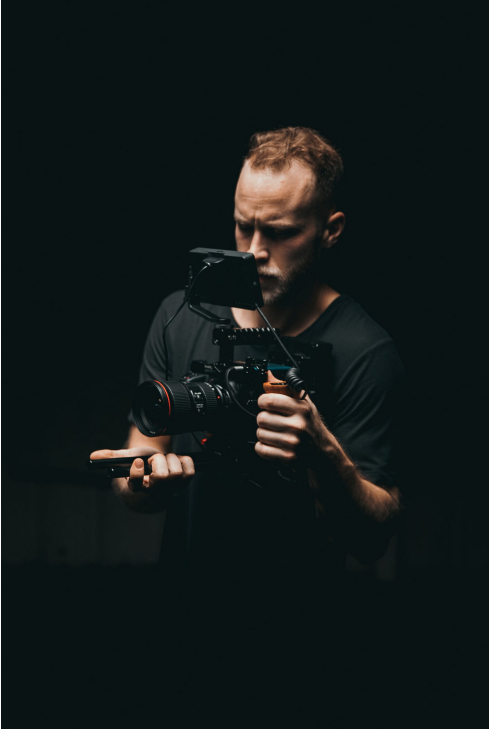
#> input picture cameraman.png, 977 x 1458 px, found by its file name (shown at 1/2 size)
$ python demo_arrays_tables_vectors_matrices_part3.py
#> lines starting #> are read from the running program, lines starting #| are printed output that depends on the picture

import numpy as np
import matplotlib.pyplot as plt
import matplotlib.image as mpimg

# Plotting data points
x = [1,2,3,4]
y = [1,4,9,16]
plt.plot(x,y,marker="+")
plt.show()

# More points => more accurate picture
x = np.linspace(0,7,100)
y = np.sin(x)
plt.plot(x,y,color="black",linestyle="--")
plt.title("Sine curve ",color="red",fontsize=24)
plt.xlabel("x")
plt.ylabel("y")
plt.show()
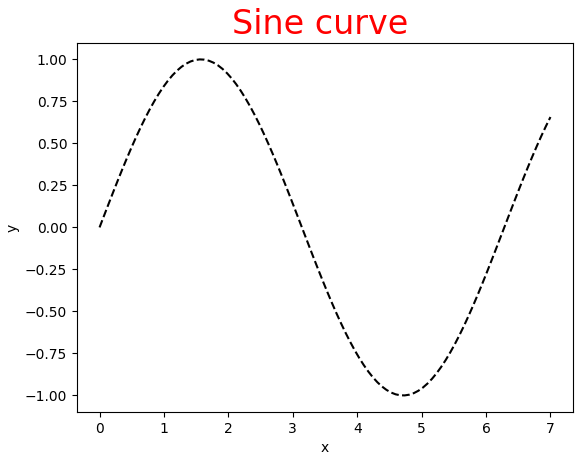
#> figure drawn by matplotlib, 1 panel; curve peaks at x = 1.56, y = 1

# New picture starting here
y2 = np.cos(x)
plt.plot(x,y,"r--",x,y2,"b:")
plt.plot(x,np.sin(x/2))
plt.legend(['sin(x)','cos(x)','sin(x/2)'])
plt.show()
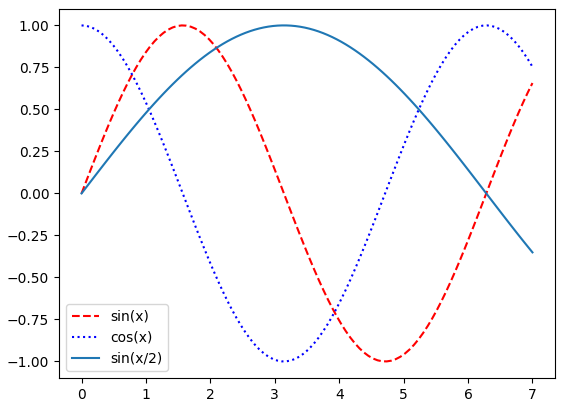
#> figure drawn by matplotlib, 1 panel; curve peaks at x = 1.56, y = 1; curve peaks at x = 0, y = 1; curve peaks at x = 3.11, y = 1


# Dividing picture to subpictures
plt.subplot(1,2,1)
plt.plot(x,y)
plt.subplot(1,2,2)
plt.plot(x,y2)
plt.suptitle('Commont headline   ')
plt.savefig("Picture_tables_arrays_vectors_matrices.png")
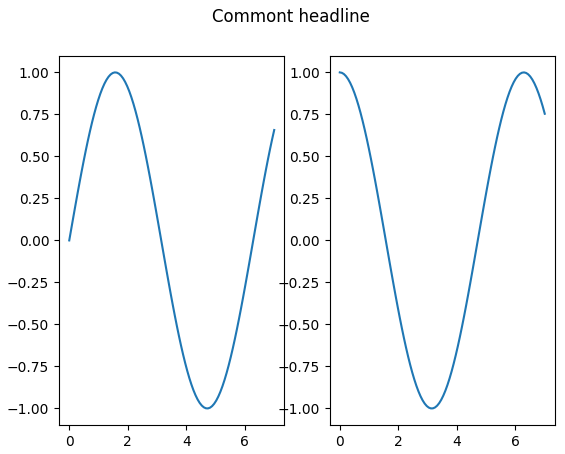
#> figure drawn by matplotlib, 2 panels; panel 1: curve peaks at x = 1.56, y = 1; panel 2: curve peaks at x = 0, y = 1
plt.show()


# Bar graph
plt.bar(['2018','2019','2020'],[10000,12000,13000],color="cyan")
plt.title('Sales')
plt.xlabel('Year')
plt.show()
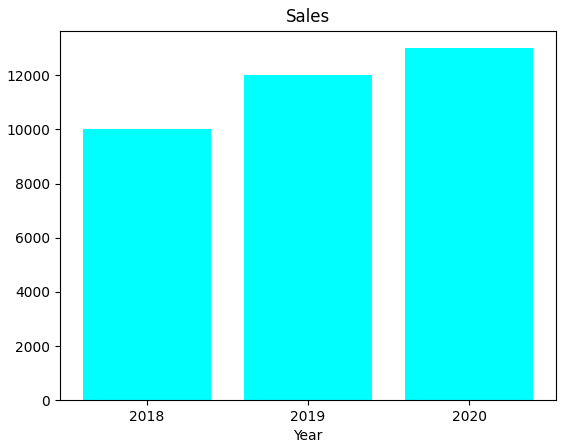
#> figure drawn by matplotlib, 1 panel; tallest bar 13000 high, from x = 1.6 to 2.4


# Histogramme
x = np.random.randn(2000)
plt.hist(x,20) # toinen parametri on pylväiden lkm
plt.show()
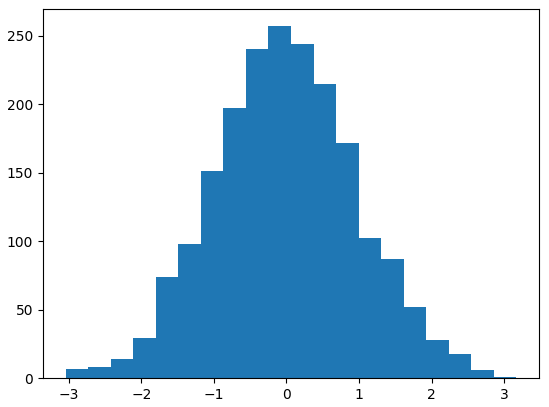
#> figure drawn by matplotlib, 1 panel; tallest bar 257 high, from x = -0.248 to 0.0624


# Scatter graph
x = np.random.randn(200)
y = np.random.randn(200)
plt.scatter(x,y)
plt.show()
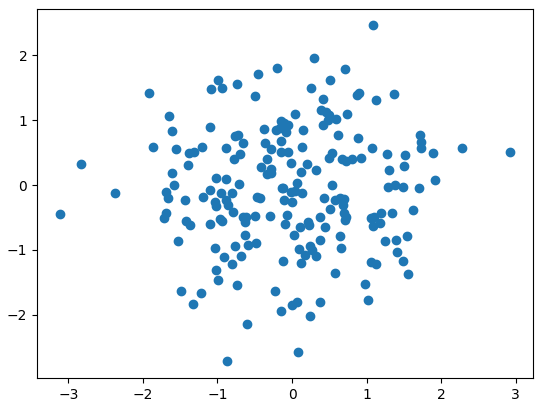
#> figure drawn by matplotlib, 1 panel


points = np.arange(-2,2,0.01)
x,y = np.meshgrid(points,points)
z = np.sqrt(x**2 + y**2)
plt.imshow(z)
plt.colorbar()
plt.show()
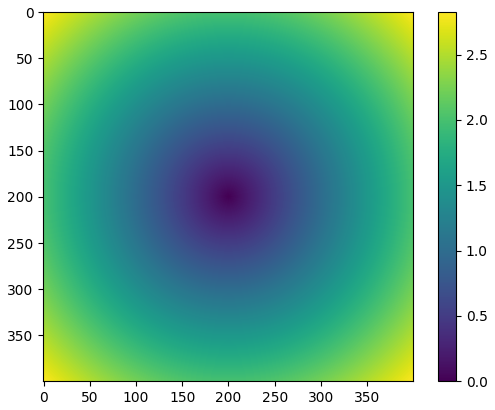
#> figure drawn by matplotlib, 2 panels

# Reading picture from file to table
I = mpimg.imread('cameraman.png')
#> I is the input picture: shape (1458, 977, 3) float32; mean R, G, B 0.0702, 0.0999, 0.0979
print(I.shape)
#| (1458, 977, 3)
plt.imshow(I)
plt.show()
